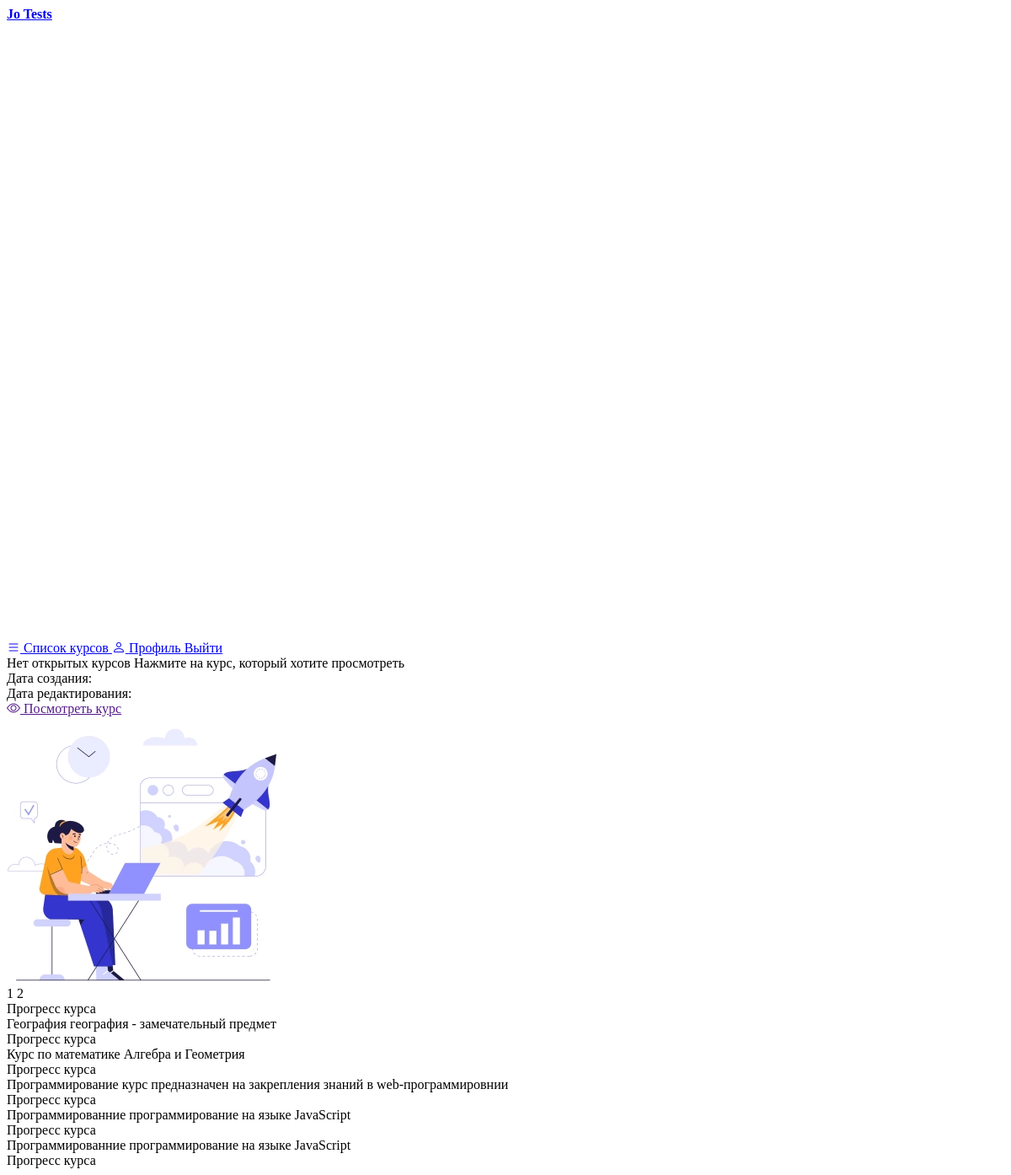
The page /courses/ (signed in) on the database as committed earlier.
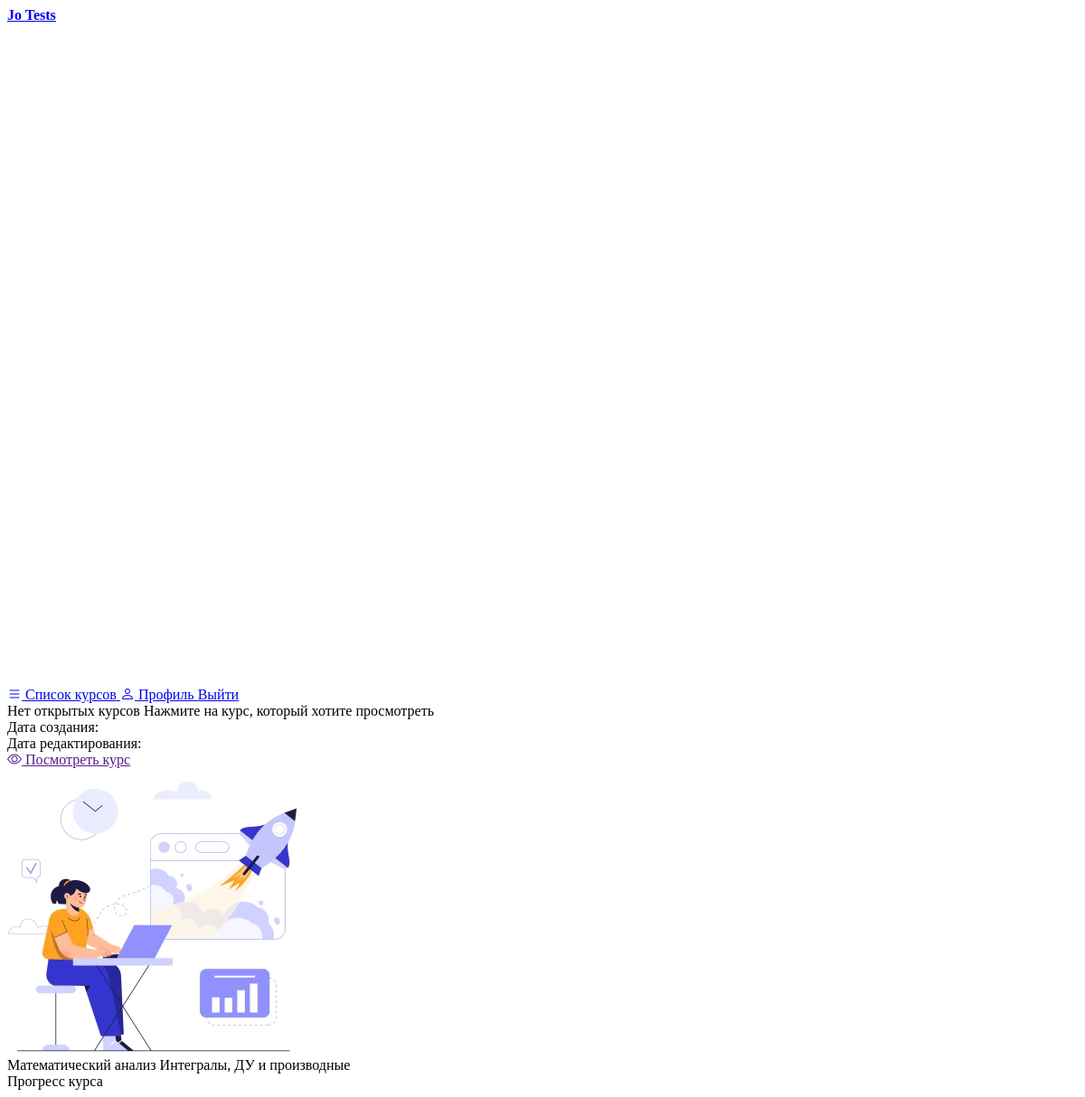
The same page on the database as committed later.
### apps/Courses/models.py (models this page shows, shortened)
class Course(models.Model):
    title = models.TextField(max_length=127, verbose_name="Название курса")
    description = models.TextField(max_length=255, verbose_name="Описание")
    time_create = models.DateTimeField(auto_now_add=True, verbose_name="Время создания")
    time_update = models.DateTimeField(auto_now=True, verbose_name="Время изменения")
    teacher = models.ForeignKey(Teacher, on_delete=models.CASCADE)
    tests = models.ManyToManyField(CourseTest, related_name="courseTests")
    groups = models.ManyToManyField(Group)
    progress = models.FloatField()
    slug = models.SlugField(max_length=255, db_index=True, verbose_name="URL")
    def get_course_info(self):
        return {
            "title": self.title,
            "description": self.description,
            "time_create": self.time_create,
            "time_update": self.time_update,
            "progress": self.progress,
            "slug": self.slug,
        }
    class Meta:
        ordering = (
            "title",
            "time_update",
        )
        verbose_name = "Курс"
        verbose_name_plural = "Курсы"

### apps/Courses/views.py (the view)
# urls.py: path("", ViewCourses.as_view(), name="courses"),
class ViewCourses(LoginRequiredMixin, HeaderMixin, InfoSidebarMixin, ListView):
    model = Course
    login_url = "/auth"
    template_name = "Courses/CoursesPage.html"
    context_object_name = "courses"
    def get_context_data(self, *, object_list=None, **kwargs):
        current_user = self.request.user
        context = super().get_context_data(**kwargs)
        json_courses = list(course.get_course_info() for course in context["courses"])
        header_def = self.get_user_header()
        sidebar_def = self.get_user_sidebar()
        context["json_courses"] = json_courses
        if current_user.role == "teacher":
            max_courses_points = {}
            for course in context["courses"]:
                groups = course.groups.all()
                tests = course.tests.filter(is_available=True)
                student_counter = 0
                course_points = 0
                for group in groups:
                    student_counter += group.students.all().count()
                for test in tests:
                    course_points += test.get_test_in_course_info()["test"][
                        "max_result"
                    ]
                max_courses_points[f"{course.slug}"] = student_counter * course_points
            for course in json_courses:
                current_slug = course["slug"]
                course["max_course_progress"] = max_courses_points[current_slug]
        elif current_user.role == "student":
            max_course_points = {}
            for course in context["courses"]:
                course_test = course.tests.filter(is_available=True)
                course_points = 0
                for test in course_test:
                    course_points += test.get_test_in_course_info()["test"][
                        "max_result"
                    ]
                max_course_points[f"{course.slug}"] = course_points
            for course in json_courses:
                current_slug = course["slug"]
                course["max_course_progress"] = max_course_points[current_slug]
        return dict(
            list(context.items()) + list(header_def.items()) + list(sidebar_def.items())
        )
    def get_queryset(self):
        current_user = self.request.user
        if current_user.role == "teacher":
            teacher = Teacher.objects.get(user__id=current_user.id)
            return teacher.courses.all()
        student = Student.objects.get(user__id=current_user.id)
        return student.courses.all()

### apps/Courses/models.py (called while the page is built)
    def get_test_in_course_info(self):
        return {
            "test": self.test.get_test_info(),
            "test_time": self.test_time,
            "available": self.is_available,
        }

### apps/Tests/models.py (called while the page is built)
    def get_test_info(self):
        return {
            "title": self.title,
            "description": self.description,
            "time_create": self.time_create,
            "time_update": self.time_update,
            "questions_amount": self.count,
            "max_result": self.max_result,
            "slug": self.slug,
        }

### core/utils/mixins.py (called while the page is built)
    def get_user_header(self):
        context = {}
        current_user = self.request.user
        user_header = header.copy()
        if current_user.role == "author":
            user_header.pop(3)
            user_header.pop(2)
        elif current_user.role == "teacher":
            user_header.pop(1)
        else:
            user_header.pop(3)
            user_header.pop(1)
            user_header.pop(0)
        context["header"] = user_header
        return context

    def get_user_sidebar(self, location="course"):
        context = {}
        current_user = self.request.user
        if current_user.role == "teacher":
            context["info"] = info_course_teacher
            if location != "course":
                context["info"] = info_test_teacher
        elif current_user.role == "student":
            context["info"] = info_course_student
        elif current_user.role == "author":
            context["info"] = info_test_author
        return context

### apps/Courses/templates/Courses/CoursesPage.html (shortened to what this page needs)
{% extends 'core/pages/PageLayout.html' %}
{% load static %}
{% block style-files %}
  <link rel="stylesheet/less" href="{% static 'Courses/less/CoursesPage.less' %}" />
  <link rel="stylesheet/less" href="{% static 'core/less/blocks/HeaderBlock.less' %}" />
  <link rel="stylesheet/less" href="{% static 'core/less/blocks/SideBar.less' %}" />
  <link rel="stylesheet/less" href="{% static 'core/less/blocks/InfoSideBar.less' %}" />
{% endblock %}
{% block header %}
  {% include 'core/blocks/HeaderBlock.html' with header=header %}
{% endblock %}
{% block left-side-bar %}
  {% include 'core/blocks/InfoSideBar.html' with side_bar_name='course' info=info %}
{% endblock %}
{% block content %}
  {% for course in courses %}
    <div class="courses-page__course">
      <div class="courses-page__course-text">
        <span class="courses-page__course-title">{{ course.title }}</span>
        <span class="courses-page__course-description">{{ course.description }}</span>
      </div>
      <div class="courses-page__course-progress">
        <span>Прогресс курса</span>
      </div>
    </div>
  {% endfor %}
{% endblock %}

### core/templates/core/pages/PageLayout.html (shortened to what this page needs)
{% load static %}
<!DOCTYPE html>
<html lang="en">
  <head>
    <link rel="stylesheet/less" href="{% static 'core/less/pages/PageLayout.less' %}" />
    <link rel="stylesheet/less" href="{% static 'core/less/modals/AlertModal.less' %}" />
    {% block style-files %}{% endblock %}
    <link
      rel="stylesheet"
      href="https://cdn.jsdelivr.net/npm/bootstrap-icons@1.3.0/font/bootstrap-icons.css"
    />
  </head>
  <body>
    <div class="page-layout">
      <header class="page-layout__header">
        {% block header %}{% endblock %}
      </header>
      <section class="page-layout__content-wrapper">
        <div class="page-layout__left-side-bar">
          {% block left-side-bar %}{% endblock %}
        </div>
        <div class="page-layout__content">
          {% block content %}{% endblock %}
        </div>
      </section>
    </div>
  </body>
</html>

### core/templates/core/blocks/HeaderBlock.html
{% load static %}
<div class="header">
  <a class="header__logo" href="{% url 'index' %}">
    <b><span>Jo Tests</span></b>
    <img
      class="header__logo-image"
      src="{% static 'core/images/logo.webp' %}"
      alt="header logo"
    />
  </a>
  <div id="header-tabs" class="header__tabs">
    {% for tab in header %}
      <a class="header__tab" href="{% url tab.url_name %}">
        <i class="{{ tab.icon_name }} header__tab-icon"></i>
        <span>{{ tab.name }}</span>
      </a>
    {% endfor %}
    <a class="header__logout-button" href="{% url 'logout' %}">Выйти</a>
  </div>
</div>

### core/templates/core/blocks/InfoSideBar.html (shortened to what this page needs)
{% extends 'core/blocks/SideBar.html' %}
{% load static %}
{% block side-bar-content %}
  <div class="info-side-bar__time-created">
    <span class="info-side-bar__text info-side-bar__text--lighted">
      Дата создания:
    </span>
  </div>
  <div class="info-side-bar__time-updated">
    <span class="info-side-bar__text info-side-bar__text--lighted">
      Дата редактирования:
    </span>
  </div>
  <div class="info-side-bar__buttons">
    {% for button in info %}
    <a
      class="info-side-bar__button info-side-bar__button--{{ button.color }}"
      href="{{ button.url_name }}"
    >
      <i class="{{ button.icon_name }} info-side-bar__button-icon"></i>
      <span>{{ button.name }}</span>
    </a>
    {% endfor %}
  </div>
{% endblock %}

### core/templates/core/blocks/SideBar.html (shortened to what this page needs)
{% load static %}
<div class="side-bar">
  <div class="side-bar__header">
    <span id="side-bar-title" class="side-bar__title">
      {% if side_bar_name == 'test' %}
        Нет открытых тестов
      {% else %}
        Нет открытых курсов
      {% endif %}
    </span>
    <span
      id="side-bar-description"
      class="side-bar__text side-bar__text--lighted"
    >
      {% if side_bar_name == 'test' %}
        Нажмите на тест, который хотите просмотреть
      {% else %}
        Нажмите на курс, который хотите просмотреть
      {% endif %}
    </span>
  </div>
  <div id="side-bar-content" class="side-bar__content">
    {% block side-bar-content %}{% endblock %}
  </div>
  <div id="side-bar-image" class="side-bar__image-wrapper">
    <img
      class="side-bar__image"
      src="{% static 'core/images/sideBarImage.webp' %}"
      alt="side bar image"
    />
  </div>
</div>

Rows that differ between the two databases and show on the page:
removed Course: title "1", description "2"
removed Course: title "География", description "география - замечательный предмет"
removed Course: title "Курс по математике", description "Алгебра и Геометрия"
removed Course: title "Программирование", description "курс предназначен на закрепления знаний в web-программировнии"
removed Course: title "Программированние", description "программирование на языке JavaScript"
removed Course: title "Программированние", description "программирование на языке JavaScript"
added Course: title "Математический анализ", description "Интегралы, ДУ и производные"
